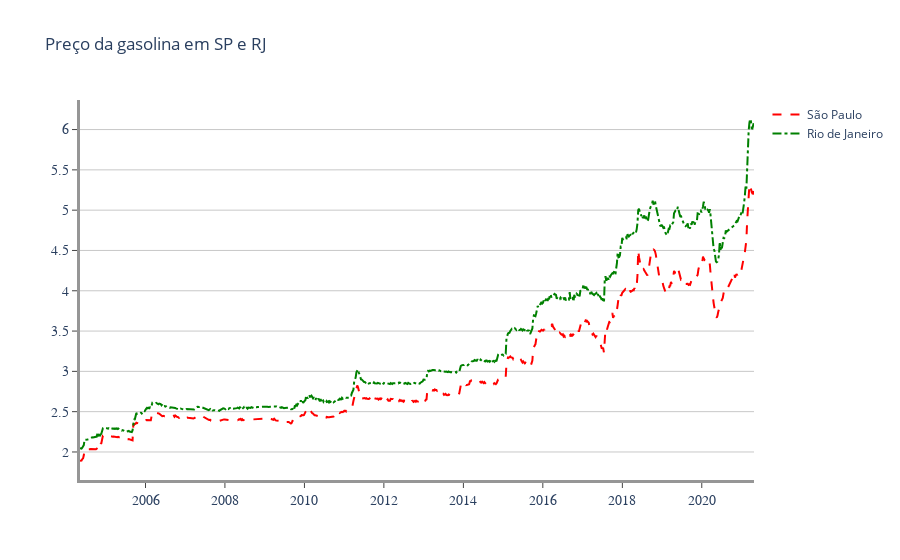

The cell this chart's notebook holds for it:
### Code cell
fig = go.Figure() # Inicializando uma figura

fig.add_trace(go.Scatter(
    x=df.query('ESTADO == "SAO PAULO" and PRODUTO == "GASOLINA COMUM"')['DATA INICIAL'],
    y=df.query('ESTADO == "SAO PAULO" and PRODUTO == "GASOLINA COMUM"')['PREÇO MÉDIO REVENDA'],
    mode='lines',
    name='São Paulo',
    line=dict(color='red', width=2, dash='dash')
))

fig.add_trace(go.Scatter(
    x=df.query('ESTADO == "RIO DE JANEIRO" and PRODUTO == "GASOLINA COMUM"')['DATA INICIAL'],
    y=df.query('ESTADO == "RIO DE JANEIRO" and PRODUTO == "GASOLINA COMUM"')['PREÇO MÉDIO REVENDA'],
    mode='lines',
    name='Rio de Janeiro',
    line=dict(color='green', width=2, dash='dashdot')
))

fig.update_layout(
    xaxis=dict(
        showline=True,
        showgrid=False,
        showticklabels=True,
        ticks='outside',
        linecolor='rgb(150, 150, 150)',
        linewidth=3,
        tickfont=dict(
            family='Arial',
            size=14,
        )
    ),
    
    yaxis=dict(
        showline=True,
        showticklabels=True,
        gridcolor='rgb(200, 200, 200)',
        linecolor='rgb(150, 150, 150)',
        linewidth=3,
        ticks='outside',
        tickfont=dict(
            family='Arial',
            size=14,
        )
    ),
    
    plot_bgcolor='white',
    title='Preço da gasolina em SP e RJ'
)

fig

### Figure 1 — Plotly figure (JSON) as saved in the notebook; plotly's stock layout.template omitted (floating-point values rounded to 4 significant figures; data arrays with more than 128 entries replaced by an {"elided": "..."} marker saying what was removed)
{"data": [{"line": {"color": "red", "dash": "dash", "width": 2}, "mode": "lines", "name": "São Paulo", "type": "scatter", "x": {"elided": "873 str values"}, "y": {"elided": "873 float values"}}, {"line": {"color": "green", "dash": "dashdot", "width": 2}, "mode": "lines", "name": "Rio de Janeiro", "type": "scatter", "x": {"elided": "873 str values"}, "y": {"elided": "873 float values"}}], "layout": {"plot_bgcolor": "white", "title": {"text": "Preço da gasolina em SP e RJ"}, "xaxis": {"linecolor": "rgb(150, 150, 150)", "linewidth": 3, "showgrid": false, "showline": true, "showticklabels": true, "tickfont": {"family": "Arial", "size": 14}, "ticks": "outside"}, "yaxis": {"gridcolor": "rgb(200, 200, 200)", "linecolor": "rgb(150, 150, 150)", "linewidth": 3, "showline": true, "showticklabels": true, "tickfont": {"family": "Arial", "size": 14}, "ticks": "outside"}}}
